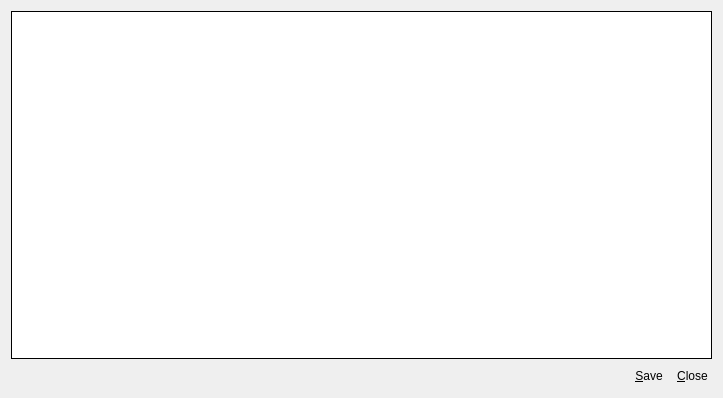
<?xml version="1.0" encoding="UTF-8"?>
<ui version="4.0">
 <class>InlineWindow</class>
 <widget class="QDialog" name="InlineWindow">
  <property name="windowModality">
   <enum>Qt::ApplicationModal</enum>
  </property>
  <property name="geometry">
   <rect>
    <x>0</x>
    <y>0</y>
    <width>723</width>
    <height>398</height>
   </rect>
  </property>
  <property name="minimumSize">
   <size>
    <width>0</width>
    <height>0</height>
   </size>
  </property>
  <property name="maximumSize">
   <size>
    <width>16777215</width>
    <height>16777215</height>
   </size>
  </property>
  <property name="windowTitle">
   <string>Securepoint SSL VPN Service Log</string>
  </property>
  <property name="windowIcon">
   <iconset>
    <normaloff>:/images/logo.png</normaloff>:/images/logo.png</iconset>
  </property>
  <property name="modal">
   <bool>true</bool>
  </property>
  <layout class="QGridLayout" name="gridLayout">
   <item row="0" column="0">
    <widget class="QPlainTextEdit" name="memLog">
     <property name="frameShape">
      <enum>QFrame::Box</enum>
     </property>
     <property name="frameShadow">
      <enum>QFrame::Plain</enum>
     </property>
     <property name="readOnly">
      <bool>false</bool>
     </property>
    </widget>
   </item>
   <item row="1" column="0">
    <layout class="QHBoxLayout" name="horizontalLayout">
     <item>
      <spacer name="horizontalSpacer">
       <property name="orientation">
        <enum>Qt::Horizontal</enum>
       </property>
       <property name="sizeHint" stdset="0">
        <size>
         <width>40</width>
         <height>20</height>
        </size>
       </property>
      </spacer>
     </item>
     <item>
      <widget class="QPushButton" name="cmdSave">
       <property name="cursor">
        <cursorShape>PointingHandCursor</cursorShape>
       </property>
       <property name="styleSheet">
        <string notr="true">:hover {background-color: rgb(195, 195, 195);}
QPushButton {;text-align:center;
	padding-left: 3px;
	padding-right: 3px;
	padding-top: 3px;
	padding-bottom: 3px;}</string>
       </property>
       <property name="text">
        <string>&amp;Save</string>
       </property>
       <property name="icon">
        <iconset>
         <normaloff>:/images/save.png</normaloff>:/images/save.png</iconset>
       </property>
       <property name="iconSize">
        <size>
         <width>22</width>
         <height>22</height>
        </size>
       </property>
       <property name="flat">
        <bool>true</bool>
       </property>
      </widget>
     </item>
     <item>
      <widget class="QPushButton" name="cmdClose">
       <property name="cursor">
        <cursorShape>PointingHandCursor</cursorShape>
       </property>
       <property name="styleSheet">
        <string notr="true">:hover {background-color: rgb(195, 195, 195);}
QPushButton {;text-align:center;
	padding-left: 3px;
	padding-right: 3px;
	padding-top: 3px;
	padding-bottom: 3px;}</string>
       </property>
       <property name="text">
        <string>&amp;Close</string>
       </property>
       <property name="icon">
        <iconset>
         <normaloff>:/images/close_dialog.png</normaloff>:/images/close_dialog.png</iconset>
       </property>
       <property name="iconSize">
        <size>
         <width>22</width>
         <height>22</height>
        </size>
       </property>
       <property name="default">
        <bool>true</bool>
       </property>
       <property name="flat">
        <bool>true</bool>
       </property>
      </widget>
     </item>
    </layout>
   </item>
  </layout>
 </widget>
 <resources/>
 <connections/>
</ui>
